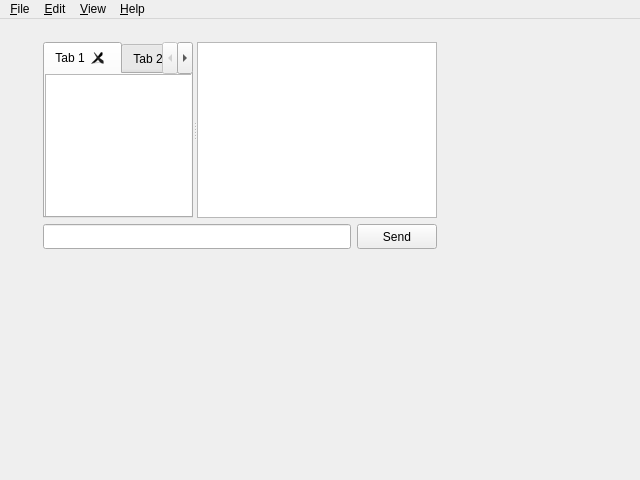
<?xml version="1.0" encoding="UTF-8"?>
<ui version="4.0">
 <class>LirchQtInterface</class>
 <widget class="QMainWindow" name="LirchQtInterface">
  <property name="geometry">
   <rect>
    <x>0</x>
    <y>0</y>
    <width>640</width>
    <height>480</height>
   </rect>
  </property>
  <property name="sizePolicy">
   <sizepolicy hsizetype="Minimum" vsizetype="Minimum">
    <horstretch>0</horstretch>
    <verstretch>0</verstretch>
   </sizepolicy>
  </property>
  <property name="minimumSize">
   <size>
    <width>640</width>
    <height>480</height>
   </size>
  </property>
  <property name="windowTitle">
   <string>Lirch @LIRCH_VERSION_STRING@</string>
  </property>
  <widget class="QWidget" name="mainWidget">
   <widget class="QWidget" name="">
    <property name="geometry">
     <rect>
      <x>32</x>
      <y>12</y>
      <width>416</width>
      <height>229</height>
     </rect>
    </property>
    <layout class="QVBoxLayout" name="mainLayout">
     <item>
      <widget class="QSplitter" name="chatLayout">
       <widget class="QTabWidget" name="chatTabWidget">
        <property name="currentIndex">
         <number>0</number>
        </property>
        <property name="tabsClosable">
         <bool>true</bool>
        </property>
        <property name="movable">
         <bool>true</bool>
        </property>
        <widget class="QWidget" name="tab1">
         <attribute name="title">
          <string>Tab 1</string>
         </attribute>
         <widget class="QTextEdit" name="chatLogArea">
          <property name="readOnly">
           <bool>true</bool>
          </property>
         </widget>
        </widget>
        <widget class="QWidget" name="tab2">
         <attribute name="title">
          <string>Tab 2</string>
         </attribute>
        </widget>
       </widget>
       <widget class="QListView" name="chatUserList"/>
      </widget>
     </item>
     <item>
      <layout class="QHBoxLayout" name="msgLayout">
       <item>
        <widget class="QLineEdit" name="msgTextBox">
         <property name="minimumSize">
          <size>
           <width>250</width>
           <height>25</height>
          </size>
         </property>
        </widget>
       </item>
       <item>
        <widget class="QPushButton" name="msgSendButton">
         <property name="minimumSize">
          <size>
           <width>50</width>
           <height>25</height>
          </size>
         </property>
         <property name="text">
          <string>Send</string>
         </property>
        </widget>
       </item>
      </layout>
     </item>
    </layout>
   </widget>
  </widget>
  <widget class="QMenuBar" name="menuBar">
   <widget class="QMenu" name="menuFile">
    <property name="title">
     <string>&amp;File</string>
    </property>
    <widget class="QMenu" name="menuNew">
     <property name="title">
      <string>&amp;New</string>
     </property>
     <addaction name="actionNewChannel"/>
     <addaction name="actionNewTransfer"/>
    </widget>
    <addaction name="menuNew"/>
    <addaction name="actionConnect"/>
    <addaction name="separator"/>
    <addaction name="actionOpenLog"/>
    <addaction name="actionSaveLog"/>
    <addaction name="separator"/>
    <addaction name="actionQuit"/>
   </widget>
   <widget class="QMenu" name="menuHelp">
    <property name="title">
     <string>&amp;Help</string>
    </property>
    <addaction name="actionWizard"/>
    <addaction name="separator"/>
    <addaction name="actionAbout"/>
   </widget>
   <widget class="QMenu" name="menuView">
    <property name="title">
     <string>&amp;View</string>
    </property>
    <widget class="QMenu" name="menuViewTab">
     <property name="title">
      <string>&amp;Tabs</string>
     </property>
     <addaction name="actionViewDefault"/>
     <addaction name="separator"/>
     <addaction name="actionViewTransfers"/>
    </widget>
    <addaction name="menuViewTab"/>
    <addaction name="actionViewUserList"/>
    <addaction name="actionViewSendButton"/>
    <addaction name="separator"/>
    <addaction name="actionViewIgnored"/>
    <addaction name="actionViewTimestamps"/>
   </widget>
   <widget class="QMenu" name="menuEdit">
    <property name="title">
     <string>&amp;Edit</string>
    </property>
    <addaction name="actionEditNick"/>
    <addaction name="separator"/>
    <addaction name="actionEditIgnored"/>
   </widget>
   <addaction name="menuFile"/>
   <addaction name="menuEdit"/>
   <addaction name="menuView"/>
   <addaction name="menuHelp"/>
  </widget>
  <action name="actionQuit">
   <property name="text">
    <string>&amp;Quit</string>
   </property>
   <property name="shortcut">
    <string>Ctrl+Q</string>
   </property>
  </action>
  <action name="actionConnect">
   <property name="checkable">
    <bool>true</bool>
   </property>
   <property name="checked">
    <bool>true</bool>
   </property>
   <property name="text">
    <string>&amp;Connect</string>
   </property>
   <property name="shortcut">
    <string>Ctrl+#</string>
   </property>
  </action>
  <action name="actionSaveLog">
   <property name="text">
    <string>&amp;Save Log</string>
   </property>
   <property name="shortcut">
    <string>Ctrl+S</string>
   </property>
  </action>
  <action name="actionAbout">
   <property name="text">
    <string>&amp;About</string>
   </property>
   <property name="shortcut">
    <string>F12</string>
   </property>
  </action>
  <action name="actionEditIgnored">
   <property name="text">
    <string>&amp;Ignored...</string>
   </property>
   <property name="shortcut">
    <string>Ctrl+I</string>
   </property>
  </action>
  <action name="actionViewIgnored">
   <property name="checkable">
    <bool>true</bool>
   </property>
   <property name="text">
    <string>&amp;Ignored Messages</string>
   </property>
   <property name="toolTip">
    <string>Show/hide ignored messages</string>
   </property>
   <property name="shortcut">
    <string>Alt+I</string>
   </property>
  </action>
  <action name="actionEditNick">
   <property name="text">
    <string>&amp;Nick</string>
   </property>
   <property name="shortcut">
    <string>F2</string>
   </property>
  </action>
  <action name="actionOpenLog">
   <property name="text">
    <string>&amp;Open Log</string>
   </property>
   <property name="shortcut">
    <string>Ctrl+O</string>
   </property>
  </action>
  <action name="actionViewUserList">
   <property name="checkable">
    <bool>true</bool>
   </property>
   <property name="checked">
    <bool>true</bool>
   </property>
   <property name="text">
    <string>&amp;User List</string>
   </property>
   <property name="toolTip">
    <string>Show/hide the user list</string>
   </property>
   <property name="shortcut">
    <string>Alt+U</string>
   </property>
  </action>
  <action name="actionWizard">
   <property name="text">
    <string>Run Setup &amp;Wizard</string>
   </property>
   <property name="shortcut">
    <string>F1</string>
   </property>
  </action>
  <action name="actionViewSendButton">
   <property name="checkable">
    <bool>true</bool>
   </property>
   <property name="checked">
    <bool>true</bool>
   </property>
   <property name="text">
    <string>&amp;Send Button</string>
   </property>
   <property name="toolTip">
    <string>Show/hide the &quot;Send&quot; button</string>
   </property>
   <property name="shortcut">
    <string>Alt+S</string>
   </property>
  </action>
  <action name="actionViewTransfers">
   <property name="text">
    <string>&amp;File Transfers</string>
   </property>
   <property name="shortcut">
    <string>Ctrl+`</string>
   </property>
  </action>
  <action name="actionViewDefault">
   <property name="text">
    <string>&amp;Default Channel</string>
   </property>
   <property name="shortcut">
    <string>Ctrl+0</string>
   </property>
  </action>
  <action name="actionViewTimestamps">
   <property name="checkable">
    <bool>true</bool>
   </property>
   <property name="checked">
    <bool>true</bool>
   </property>
   <property name="text">
    <string>&amp;Timestamps</string>
   </property>
   <property name="toolTip">
    <string>Show/hide timestamps on each message</string>
   </property>
   <property name="shortcut">
    <string>Alt+T</string>
   </property>
  </action>
  <action name="actionNewChannel">
   <property name="text">
    <string>Private &amp;Channel</string>
   </property>
   <property name="shortcut">
    <string>Ctrl+J</string>
   </property>
  </action>
  <action name="actionNewTransfer">
   <property name="text">
    <string>&amp;File Transfer</string>
   </property>
   <property name="shortcut">
    <string>Ctrl+F</string>
   </property>
  </action>
 </widget>
 <layoutdefault spacing="6" margin="11"/>
 <tabstops>
  <tabstop>msgTextBox</tabstop>
  <tabstop>msgSendButton</tabstop>
  <tabstop>chatUserList</tabstop>
 </tabstops>
 <resources/>
 <connections>
  <connection>
   <sender>msgTextBox</sender>
   <signal>returnPressed()</signal>
   <receiver>msgSendButton</receiver>
   <slot>click()</slot>
   <hints>
    <hint type="sourcelabel">
     <x>413</x>
     <y>378</y>
    </hint>
    <hint type="destinationlabel">
     <x>552</x>
     <y>373</y>
    </hint>
   </hints>
  </connection>
 </connections>
</ui>
